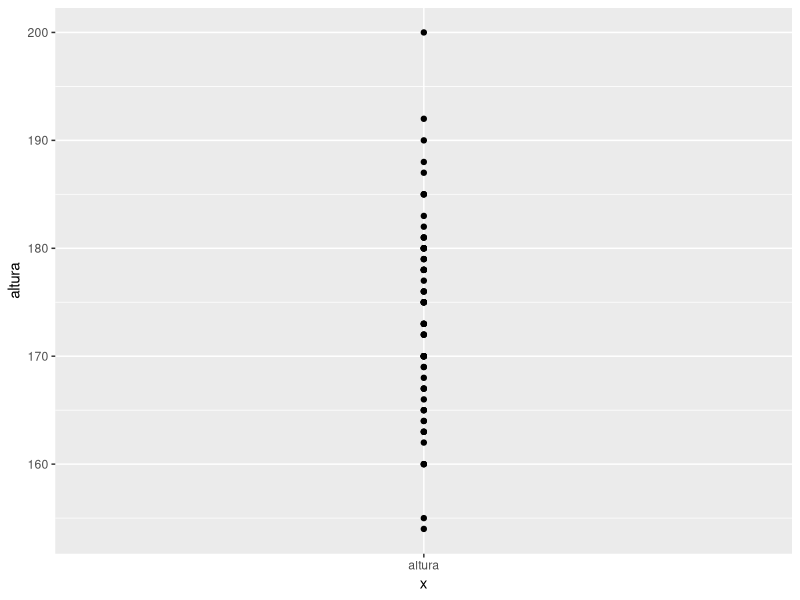
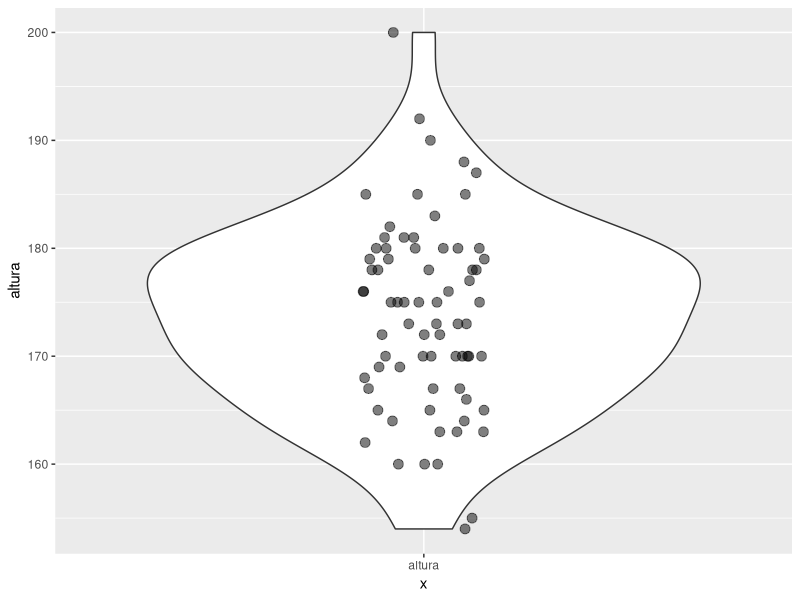
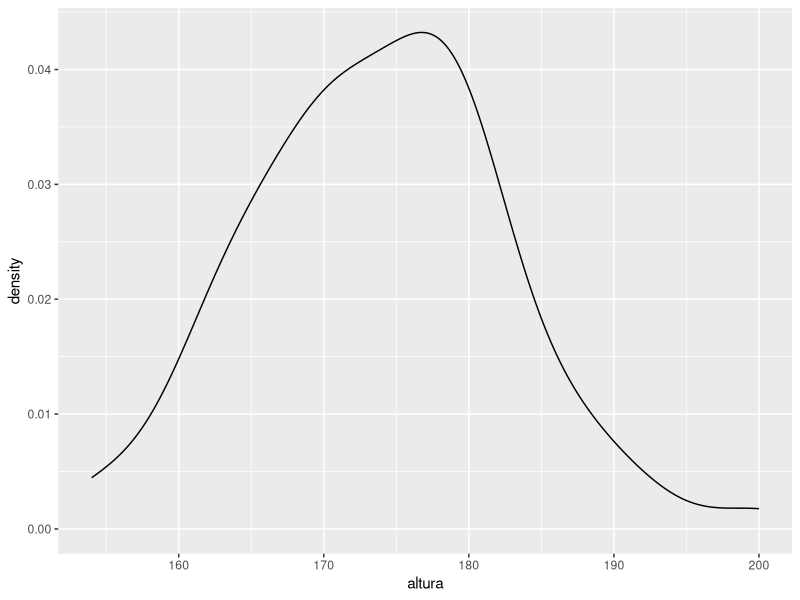
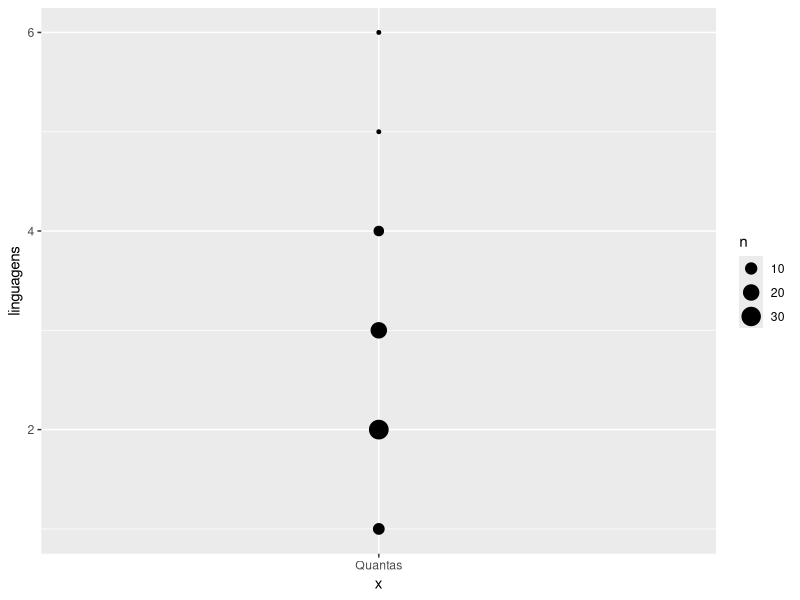
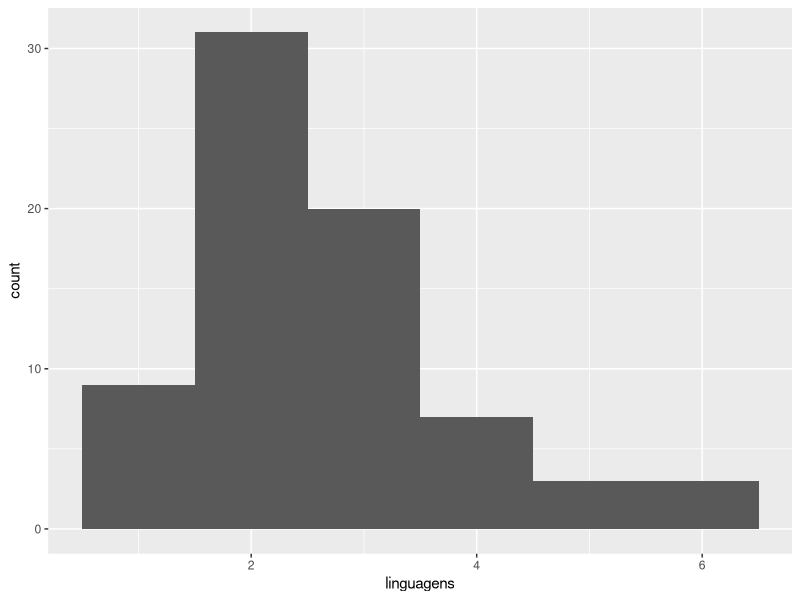
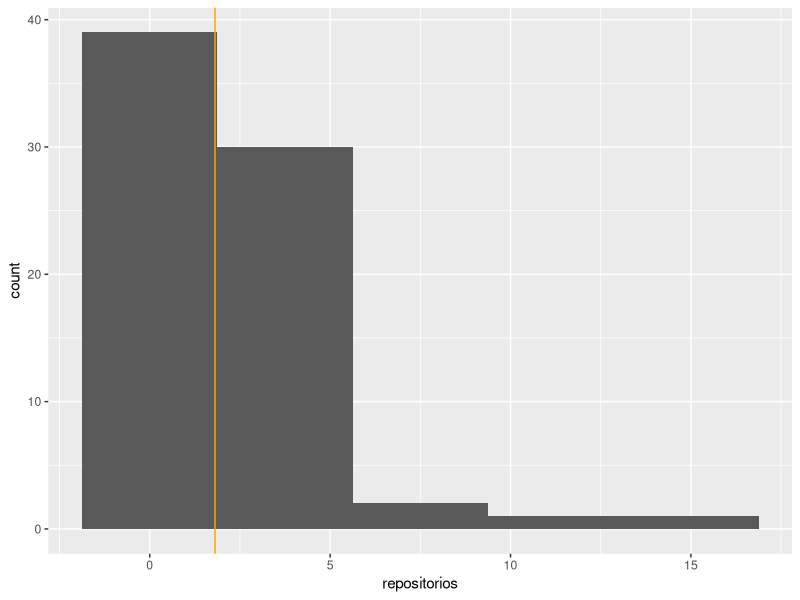
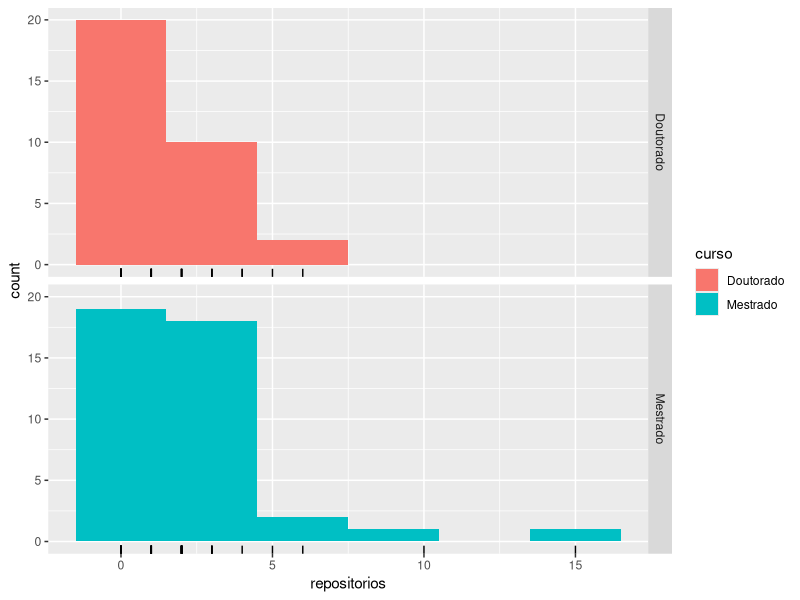
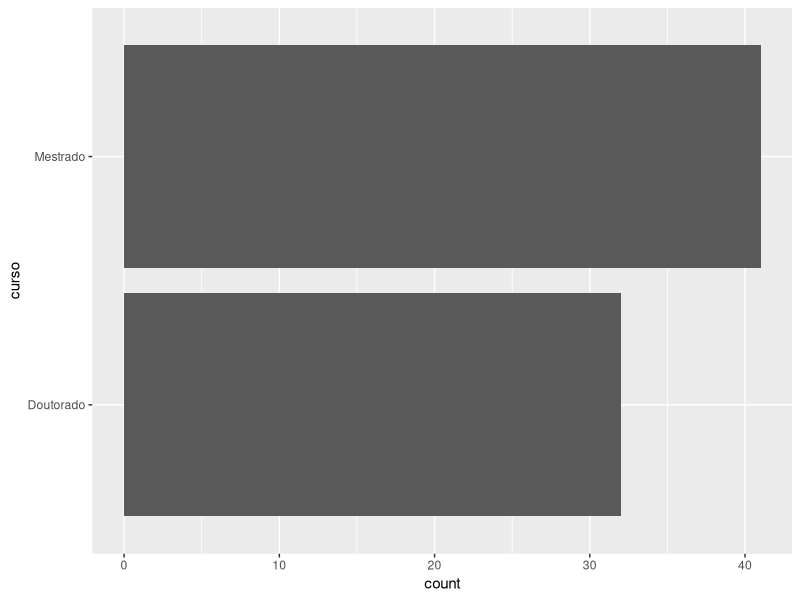

Write R code to recreate these figures, in order.
library(dplyr, warn.conflicts = F)
library(readr)
library(ggplot2)
# theme_set(theme_bw()) # você pode preferir os gráficos assim

# ====================================
# LER, ARRUMAR, LIMPAR
# ====================================

# Repare que estou usando readr::read_csv em vez de base::read.csv
# read_csv é bem mais rápido, adivinha melhor os tipos das colunas
# e nunca usa Factor, sempre usa String no lugar. Geralmente ajuda.
dados = read_csv("dados//Dados de alunos para as aulas de FPCC-report.csv")

View(dados)
# usando dplyr
dados %>% View()

# Renomeia as colunas e mantém apenas as que quero
dados = dados %>% 
  select(curso = `De que curso você é aluno?`, 
         sexo = `Você é...`, 
         altura = `Qual a sua altura em centímetros?`,
         repositorios = `Em quantos repositórios de software você lembra ter contribuído nos últimos 2 anos?`, 
         linguagens = `Em quantas linguagens de programação você se considera fluente?`,
         projetos_de_pesquisa = `Em quantos projetos de pesquisa você lembra ter participado?`, 
         confianca_estatistica = `Qual seu nível de confiança hoje no uso de métodos estatísticos para analisar o resultado de um experimento?`, 
         gosta_de_forms = `O quanto você gosta de formulários online? (Obrigado por ter respondido este!)`,
         submissao = `Submit Date (UTC)`,
         fpcc2 = `Você já cursou, está cursando ou não cursou FPCC 2?`)

# Remove NAs
dados = dados %>% 
  filter(complete.cases(dados))

str(dados)

# ====================================
# EXPLORAR, VISUALIZAR
# ====================================

# ------------------------------------
# Variáveis numéricas
# ------------------------------------

# Altura
ggplot(dados, mapping = aes(x = "altura", y = altura)) + 
  geom_point()

ggplot(dados, aes(x = "altura", y = altura)) + 
  geom_violin() + 
  geom_point(position = position_jitter(width = 0.1, height = 0), size = 3, alpha = 0.5)

ggplot(dados, mapping = aes(x = altura)) + 
  #geom_histogram(bins = 12) 
  # geom_freqpoly(bins = 20)
  geom_density() 
  # geom_rug()

# Linguagens de programação
dados %>% 
  ggplot(mapping = aes(x = "Quantas", y = linguagens)) + 
  # geom_point()
  geom_count()

dados %>% 
  ggplot(mapping = aes(x = linguagens)) + 
  geom_histogram(bins = 6)

# Compare com repos
dados %>% 
  #filter(repositorios < 10) %>% 
  ggplot(mapping = aes(x = repositorios)) + 
  geom_histogram(bins = 5) + 
  geom_vline(xintercept = mean(dados$repositorios), colour = "orange")

# Qual o formato esperado da distribuição para as demais variáveis?

# Validade e confiabilidade das variáveis

# Medias e medianas

dados %>% 
  #filter(repositorios < 10) %>% 
  ggplot(mapping = aes(x = repositorios, fill = curso)) + 
  geom_histogram(bins = 6) + 
  facet_grid(curso ~ .) + 
  geom_rug()

dados %>% 
  group_by(curso) %>% 
  summarise(linguagens.media = mean(linguagens), 
            repos.medio = mean(repositorios))

dados %>% 
  group_by(sexo) %>% 
  summarise(altura.media = mean(altura), 
            sd.altura = sd(altura))


# ------------------------------------
# CATEGÓRICAS
# ------------------------------------

# Curso e sexo são categóricos
ggplot(dados) + 
  geom_bar(mapping = aes(x = curso), stat = "count") + 
  coord_flip()

ggplot(dados) + 
  geom_bar(mapping = aes(x = sexo), stat = "count") + 
  coord_flip()

ggplot(dados) + 
  geom_bar(mapping = aes(x = curso, fill = sexo), position = "fill") + # tente position = "stack"/"dodge"/"fill"
  coord_flip()


# ------------------------------------
# DUAS VARIÁVEIS
# ------------------------------------
ggplot(dados, aes (y = repositorios, 
                   x = linguagens)) + 
  geom_point(size = 2, alpha = 0.6)

ggplot(dados, aes(x = curso, y = altura)) + 
  #geom_boxplot(alpha = 0.2) +
  geom_violin() + 
  geom_point(position = position_jitter(width = 0.07), size = 4, alpha = 0.5)

require(gmodels)
CrossTable(dados$sexo, dados$curso, prop.chisq = FALSE)
